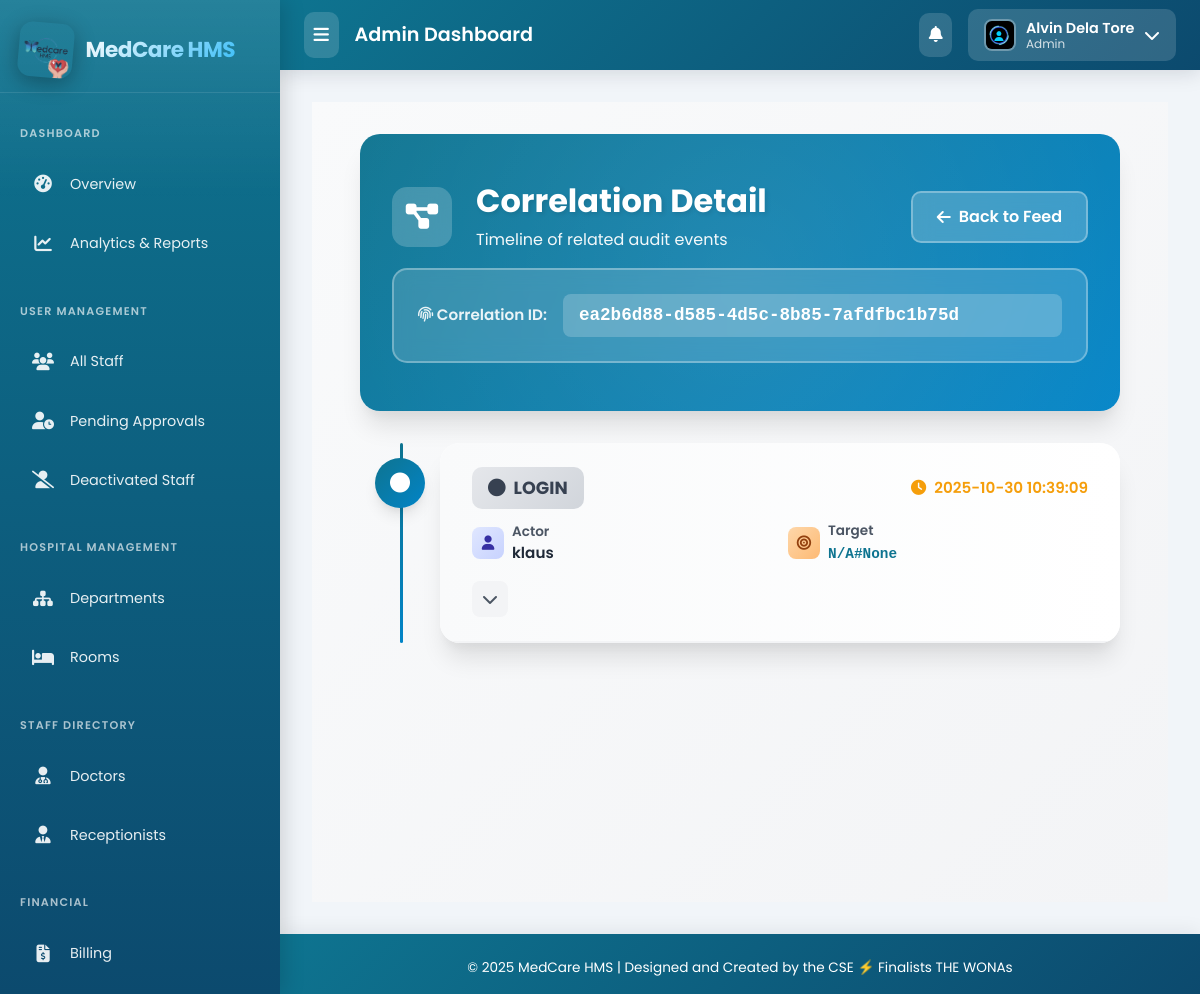
Screenshot of /audit/correlation/ea2b6d88d5854d5c8b857afdfbc1b75d/ (signed in) with the database file from the repository.
### audit/models.py (models this page shows, shortened)
class SystemLog(models.Model):
    ACTION_CHOICES = (
        ('CREATE', 'Create'),
        ('UPDATE', 'Update'),
        ('DELETE', 'Delete'),
        ('STATUS', 'Status Change'),
        ('LOGIN', 'Login'),
        ('LOGOUT', 'Logout'),
        ('READ', 'Read/View'),
        ('OTHER', 'Other'),
    )
    actor = models.ForeignKey(User, null=True, blank=True, on_delete=models.SET_NULL, related_name='system_logs')
    action = models.CharField(max_length=20, choices=ACTION_CHOICES)
    target_model = models.CharField(max_length=100)
    target_id = models.CharField(max_length=100, blank=True, null=True)
    summary = models.CharField(max_length=255)
    details = models.JSONField(blank=True, null=True)
    ip_address = models.GenericIPAddressField(blank=True, null=True)
    user_agent = models.CharField(max_length=255, blank=True, null=True)
    correlation_id = models.CharField(max_length=64, blank=True, null=True, db_index=True)
    created_at = models.DateTimeField(default=timezone.now, db_index=True)
    class Meta:
        ordering = ['-created_at']
        indexes = [
            models.Index(fields=['target_model','target_id']),
            models.Index(fields=['action']),
            models.Index(fields=['created_at']),
        ]

### audit/views.py (the view)
# urls.py: path('correlation/<str:correlation_id>/', views.correlation_detail, name='correlation_detail'),
@login_required
def correlation_detail(request, correlation_id):
    original = correlation_id
    if re.fullmatch(r'[0-9a-fA-F]{32}', correlation_id):
        correlation_id = f"{correlation_id[0:8]}-{correlation_id[8:12]}-{correlation_id[12:16]}-{correlation_id[16:20]}-{correlation_id[20:32]}".lower()
    logs = (SystemLog.objects
            .filter(correlation_id__in=[original, correlation_id])
            .select_related('actor')
            .order_by('created_at'))
    if not logs.exists():
        raise Http404('No events for this correlation id')
    return render(request, 'audit/correlation_detail.html', {
        'correlation_id': correlation_id,
        'logs': logs,
    })

### notifications/context_processors.py (called while the page is built)
def unread_notifications(request):
    if request.user.is_authenticated:
        count = Notification.objects.filter(recipient=request.user, is_read=False).count()
        return {'unread_notifications_count': count}
    return {}

### templates/audit/correlation_detail.html (shortened to what this page needs)
{% extends 'base_admin.html' %}
{% load static %}
{% block content %}
<div class="correlation-wrapper">
    <div class="page-header">
        <div class="header-content">
            <div class="header-top">
                <div class="header-left">
                    <div class="header-icon">
                        <i class="fas fa-project-diagram"></i>
                    </div>
                    <div class="header-text">
                        <h1>Correlation Detail</h1>
                        <p>Timeline of related audit events</p>
                    </div>
                </div>
                <a href="{% url 'audit:audit_feed' %}?cid={{ correlation_id }}" class="btn-back">
                    <i class="fas fa-arrow-left"></i>
                    Back to Feed
                </a>
            </div>
            <div class="correlation-id-display">
                <div class="correlation-id-label">
                    <i class="fas fa-fingerprint"></i> Correlation ID:
                </div>
                <div class="correlation-id-value">
                    {{ correlation_id }}
                </div>
            </div>
        </div>
    </div>
    <div class="timeline-container">
        {% if logs %}
            {% for log in logs %}
            <div class="timeline-item">
                <div class="timeline-dot {% if log.action == 'CREATE' %}create{% elif log.action == 'UPDATE' %}update{% elif log.action == 'DELETE' %}delete{% elif log.action == 'VIEW' %}view{% endif %}">
                    {% if log.action == 'CREATE' %}<i class="fas fa-plus"></i>
                    {% elif log.action == 'UPDATE' %}<i class="fas fa-edit"></i>
                    {% elif log.action == 'DELETE' %}<i class="fas fa-trash"></i>
                    {% elif log.action == 'VIEW' %}<i class="fas fa-eye"></i>
                    {% else %}<i class="fas fa-circle"></i>
                    {% endif %}
                </div>
                <div class="event-card">
                    <div class="event-header" data-bs-toggle="collapse" data-bs-target="#d{{ forloop.counter }}" aria-expanded="false">
                        <div class="event-header-top">
                            <span class="event-action {% if log.action == 'CREATE' %}create{% elif log.action == 'UPDATE' %}update{% elif log.action == 'DELETE' %}delete{% elif log.action == 'VIEW' %}view{% else %}default{% endif %}">
                                {% if log.action == 'CREATE' %}<i class="fas fa-plus"></i>
                                {% elif log.action == 'UPDATE' %}<i class="fas fa-edit"></i>
                                {% elif log.action == 'DELETE' %}<i class="fas fa-trash"></i>
                                {% elif log.action == 'VIEW' %}<i class="fas fa-eye"></i>
                                {% else %}<i class="fas fa-circle"></i>
                                {% endif %}
                                {{ log.action }}
                            </span>
                            <div class="event-time">
                                <i class="fas fa-clock"></i>
                                {{ log.created_at|date:'Y-m-d H:i:s' }}
                            </div>
                        </div>
                        <div class="event-info">
                            <div class="info-item">
                                <div class="info-icon actor">
                                    <i class="fas fa-user"></i>
                                </div>
                                <div class="info-text">
                                    <div class="info-label">Actor</div>
                                    <div class="info-value">
                                        {% if log.actor %}{{ log.actor.username }}{% else %}<span style="color: var(--gray-400);">System</span>{% endif %}
                                    </div>
                                </div>
                            </div>
                            <div class="info-item">
                                <div class="info-icon target">
                                    <i class="fas fa-bullseye"></i>
                                </div>
                                <div class="info-text">
                                    <div class="info-label">Target</div>
                                    <div class="info-value">
                                        <code style="font-size: 0.9rem; color: var(--primary-teal);">{{ log.target_model }}#{{ log.target_id }}</code>
                                    </div>
                                </div>
                            </div>
                            <div class="info-item" style="grid-column: 1 / -1;">
                                <div class="toggle-icon">
                                    <i class="fas fa-chevron-down"></i>
                                </div>
                            </div>
                        </div>
                    </div>
                </div>
            </div>
            {% endfor %}
        {% endif %}
    </div>
</div>
{% endblock %}

### templates/base_admin.html (shortened to what this page needs)
{% load static %}
<!DOCTYPE html>
<html lang="en">
<head>
    <link href="https://cdn.jsdelivr.net/npm/bootstrap@5.3.0/dist/css/bootstrap.min.css" rel="stylesheet">
    <link rel="stylesheet" href="https://cdnjs.cloudflare.com/ajax/libs/font-awesome/6.4.0/css/all.min.css">
</head>
<body>
    <nav class="sidebar" id="adminSidebar">
        <div class="sidebar-brand">
            <img src="{% static 'images/logo.png' %}" alt="MedCare Logo">
            <span class="brand-text">MedCare HMS</span>
        </div>
        <div class="nav-section">
            <div class="nav-section-title">Dashboard</div>
            <a href="{% url 'accounts:admin_dashboard' %}" class="menu-link {% if request.resolver_match.url_name == 'admin_dashboard' %}active{% endif %}" data-tooltip="Overview">
                <span class="menu-icon"><i class="fas fa-tachometer-alt"></i></span>
                <span class="menu-text">Overview</span>
            </a>
            <a href="{% url 'reports:reports_dashboard' %}" class="menu-link {% if request.resolver_match.app_name == 'reports' %}active{% endif %}" data-tooltip="Analytics & Reports">
                <span class="menu-icon"><i class="fas fa-chart-line"></i></span>
                <span class="menu-text">Analytics & Reports</span>
            </a>
        </div>
        <div class="nav-section">
            <div class="nav-section-title">User Management</div>
            <a href="{% url 'accounts:staff_management_list' %}" class="menu-link" data-tooltip="All Staff">
                <span class="menu-icon"><i class="fas fa-users"></i></span>
                <span class="menu-text">All Staff</span>
            </a>
            <a href="{% url 'accounts:pending_staff_list' %}" class="menu-link" data-tooltip="Pending Approvals">
                <span class="menu-icon"><i class="fas fa-user-clock"></i></span>
                <span class="menu-text">Pending Approvals</span>
            </a>
            <a href="{% url 'accounts:deactivated_staff_list' %}" class="menu-link" data-tooltip="Deactivated Staff">
                <span class="menu-icon"><i class="fas fa-user-slash"></i></span>
                <span class="menu-text">Deactivated Staff</span>
            </a>
        </div>
        <div class="nav-section">
            <div class="nav-section-title">Hospital Management</div>
            <a href="{% url 'management:department_list' %}" class="menu-link" data-tooltip="Departments">
                <span class="menu-icon"><i class="fas fa-sitemap"></i></span>
                <span class="menu-text">Departments</span>
            </a>
            <a href="{% url 'management:room_list' %}" class="menu-link" data-tooltip="Rooms">
                <span class="menu-icon"><i class="fas fa-bed"></i></span>
                <span class="menu-text">Rooms</span>
            </a>
        </div>
        <div class="nav-section">
            <div class="nav-section-title">Staff Directory</div>
            <a href="{% url 'management:doctor_list' %}" class="menu-link" data-tooltip="Doctors">
                <span class="menu-icon"><i class="fas fa-user-md"></i></span>
                <span class="menu-text">Doctors</span>
            </a>
            <a href="{% url 'management:receptionist_list' %}" class="menu-link" data-tooltip="Receptionists">
                <span class="menu-icon"><i class="fas fa-user-tie"></i></span>
                <span class="menu-text">Receptionists</span>
            </a>
        </div>
        <div class="nav-section">
            <div class="nav-section-title">Financial</div>
            <a href="{% url 'billing:bill_list' %}" class="menu-link" data-tooltip="Billing">
                <span class="menu-icon"><i class="fas fa-file-invoice-dollar"></i></span>
                <span class="menu-text">Billing</span>
            </a>
            <a href="{% url 'billing:select_appointment' %}" class="menu-link" data-tooltip="Create Bill">
            </a>
        </div>
    </nav>
    <div class="content-wrapper" id="adminContent">
        <div class="topbar">
            <div class="topbar-left">
                <button class="sidebar-toggle" id="sidebarToggle">
                    <i class="fas fa-bars"></i>
                </button>
                <h6 class="topbar-title mb-0">Admin Dashboard</h6>
            </div>
            <div class="topbar-right">
                <div class="notification-dropdown">
                    <button class="notification-btn" id="notificationToggle">
                        <i class="fas fa-bell"></i>
                    </button>
                </div>
                <div class="user-dropdown">
                    <button class="user-toggle" id="userMenuToggle">
                        <img src="{% if user.profile.image %}{{ user.profile.image.url }}{% else %}{% static 'profile_pictures/default.jpeg' %}{% endif %}"
                             alt="User Avatar" class="user-avatar">
                        <div class="user-info">
                            <span class="user-name">{{ user.get_full_name|default:user.username }}</span>
                            <span class="user-role">{% if user.is_superuser %}Super Admin{% else %}Admin{% endif %}</span>
                        </div>
                        <i class="fas fa-chevron-down"></i>
                    </button>
                </div>
            </div>
        </div>
        <div class="main-content">
            {% block content %}{% endblock %}
        </div>
        <footer>
            <p class="mb-0">© 2025 MedCare HMS | Designed and Created by the CSE ⚡ Finalists THE WONAs</p>
        </footer>
    </div>
</body>
</html>

### templates/components/messages.html (style rules this page uses)
:root { --message-success: #10b981; --message-success-bg: #ecfdf5; --message-success-border: #a7f3d0; --message-success-text: #065f46; --message-error: #ef4444; --message-error-bg: #fef2f2; --message-error-border: #fecaca; --message-error-text: #991b1b; --message-warning: #f59e0b; --message-warning-bg: #fffbeb; --message-warning-border: #fed7aa; --message-warning-text: #92400e; --message-info: #3b82f6; --message-info-bg: #eff6ff; --message-info-border: #bfdbfe; --message-info-text: #1e40af; --message-slide-duration: 300ms; --message-fade-duration: 250ms; --message-scale-duration: 200ms; }

### rows the page displays
SystemLog: action "LOGIN", created_at "2025-10-30 10:39:09", actor.username "klaus", target_model "N/A", target_id "None"

### other values shown
{{ user.get_full_name|default:user.username }} "Alvin Dela Tore"
{{ correlation_id }} "ea2b6d88-d585-4d5c-8b85-7afdfbc1b75d"
